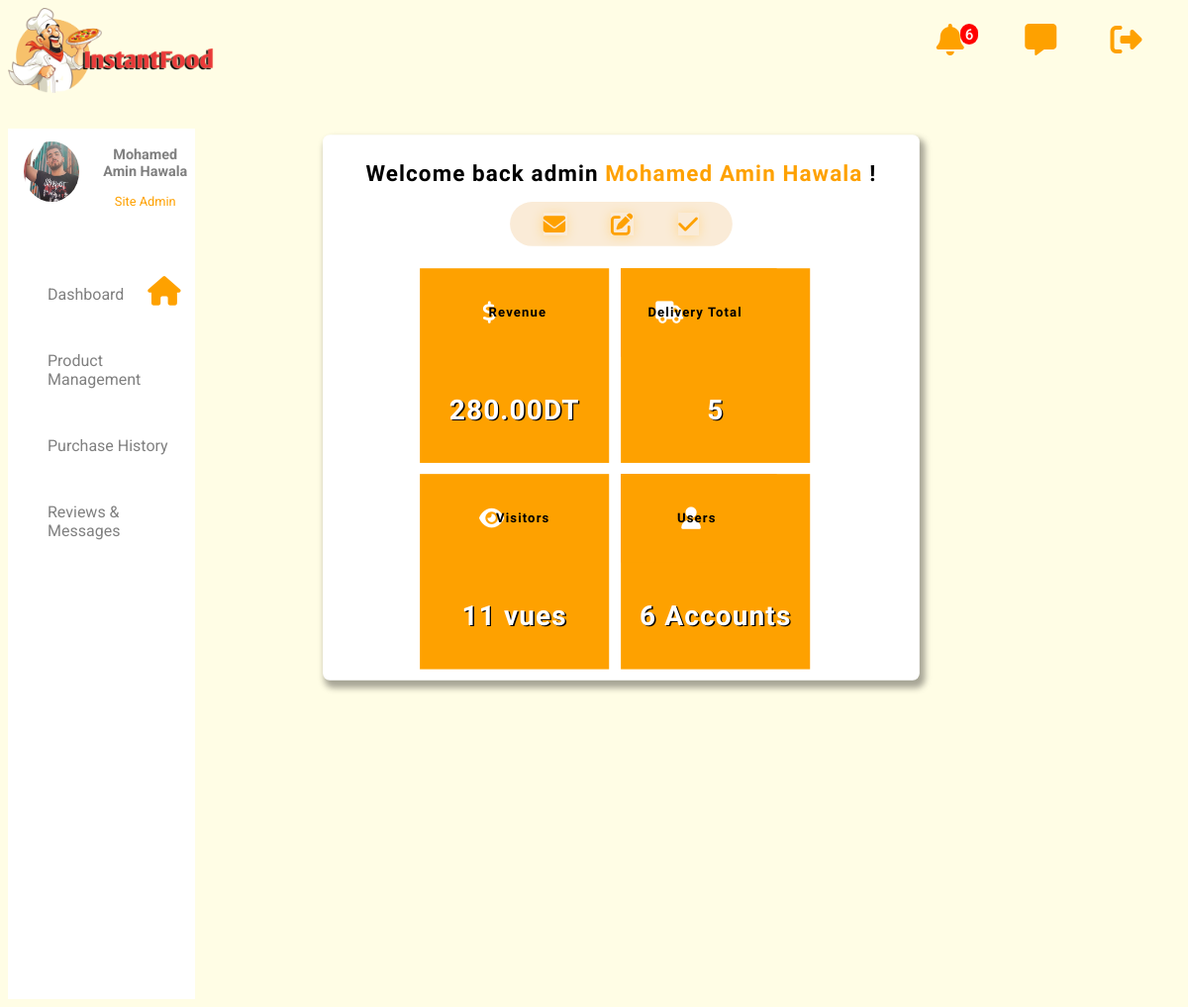
The page /dashboard.php (signed in) on the database its author committed.
### tables this page shows
CREATE TABLE `accounts` (
  `id` int(30) NOT NULL,
  `first_name` varchar(30) NOT NULL,
  `last_name` varchar(30) NOT NULL,
  `email` varchar(30) NOT NULL,
  `phone_number` int(11) DEFAULT NULL,
  `password` varchar(30) DEFAULT NULL,
  `address` varchar(60) DEFAULT NULL,
  `role` varchar(20) DEFAULT NULL
);

CREATE TABLE `siteinfo` (
  `id` int(11) NOT NULL,
  `visit_num` int(11) NOT NULL,
  `delivery_num` int(11) NOT NULL,
  `totatrevenu` float NOT NULL
);

### dashboard.php (the view, shortened to what this page needs)
<?php
    include('connection.php');
    $id = $_COOKIE['id'];
    $query = " select * from accounts where id=$id";
    $result = mysqli_query($con, $query);
    $data = mysqli_fetch_assoc($result);
    $fullname = $data['first_name'].' '.$data['last_name'] ;
    $siteid = 1;
    $sql = "select * from siteinfo where id=$siteid";
    $result2 = mysqli_query($con, $sql);
    $data2 = mysqli_fetch_assoc($result2);
?>
<!DOCTYPE html>
<html lang="en">
<head>
    <link href="node_modules\@fortawesome\fontawesome-free\css\fontawesome.css" rel="stylesheet">
    <link href="node_modules\@fortawesome\fontawesome-free\css\brands.css" rel="stylesheet">
    <link href="node_modules\@fortawesome\fontawesome-free\css\solid.css" rel="stylesheet">
</head>
<body>
<?php include('navbaradmin.php'); ?>
<div class="flex-container">
    <div class="sidebar">
            <?php include('sidebar.php'); ?>
    </div>
    <div class="container ">
        <h1>Welcome back admin <span style="color: rgb(254 161 0);"><?php echo  $fullname ?> </span>! </h1>
        <div class="container2" style="display: flex;max-width: max-content;margin:auto;padding: 2em;max-width: max-content;
    margin: auto;
    padding: 1em 3em;
    background: antiquewhite;
    margin-bottom: 2em;border-radius: 3em">
            <a href="feedbacks.php" style="text-decoration:none"><i class="fa-solid fa-envelope" ></i></a>
            <a href="productmangement.php" style="text-decoration:none"><i class="fa-solid fa-pen-to-square"></i></a>
            <a href="purchasehistory.php" style="text-decoration:none"><i class="fas fa-check" style="margin-right: 0;"></i></a>
        </div>
        <div class="layout" style="display:flex; max-width: inherit;
    width: inherit;
    margin: auto;">
            <div class="box">
                <div class="viewers" >
                <i class="fa-sharp fa-solid fa-dollar-sign" style=" margin: auto;color:white;margin-right: -1.7em;"></i>
                    <h3 style="margin: auto" >Revenue</h3>
                </div>
                <h4><?php echo number_format($data2['totatrevenu'],2)?>DT</h4>
            </div>
            <div class="box">
                <div class="users">
                    <i class="fa-solid fa-truck" style=" margin: auto;color:white;" ></i>
                    <h3 style="margin: auto; margin-left: -2.9em;">Delivery Total</h3>
                </div>
                <h4><?php echo $data2['delivery_num']?></h4>
            </div>
        </div>
        <div style="display:flex; max-width: inherit;
    width: inherit;
    margin: auto;">
            <div class="box">
                <div class="viewers" >
                    <i class="fa-sharp fa-solid fa-eye" style=" margin: auto;color:white;"></i>
                    <h3 style="margin: auto;margin-left: -2.7em;">Visitors</h3>
                </div>
                <h4><?php echo $data2['visit_num']?> vues</h4>
            </div>
            <div class="box">
                <div class="users">
                    <i class="fa-solid fa-user" style=" margin: auto;color:white;" ></i>
                    <h3 style="margin: auto;margin-left: -4em;">Users</h3>
                </div>
                <h4><?php echo $count?> Accounts</h4>
            </div>
        </div>
</div>
    </div>
</body>
</html>

### dashboard.php (style rules this page uses)
.container { width: 70%; position: relative; float: right; height: min-content; text-align: center; background: white; border-radius: 10px; box-shadow: 5px 8px 9px 3px rgb(0 0 0 / 35%); padding: 1em; font-family: 'Fjalla One'; letter-spacing: 0.1em; transform: scale(0.7, 0.7); margin-top: -5em; }
.flex-container { display: flex; }
.viewers { display: flex; padding: 3em; }
.box { width: 50%; margin: auto; background: rgb(254 161 0); margin-right: 1.1em; }
.users { display: flex; padding: 3em; margin-right: 3em; background: rgb(254 161 0); }
.layout div { margin-bottom:1em; }
.box h4 { font-size: 2.5em; color: white; text-shadow: 2px 2px black; }
.container2 { display: flex; max-width: inherit; width: inherit; margin: auto; padding: 2em; }
.container2 i { margin-right:2em; box-shadow: -1px 2px 16px 0px #ffd994 }

### navbaradmin.php (style rules this page uses)
body { background: #fffde5; }
.sidebar { margin-top: 2em; background:white; height: 110vh; max-width: 16%; }
a { text-decoration: none; color:grey; font-family:roboto }
i { color: rgb(254 161 0); font-size: 2em; float: right; margin-right: 0.5em; }

### sidebar.php (style rules this page uses)
body { background: #fffde5; }
.sidebar { margin-top: 2em; background:white; height: 110vh; max-width: 16%; float: left; }
a { text-decoration: none; color:grey; font-family:roboto }
i { color: rgb(254 161 0); font-size: 2em; float: right; margin-right: 0.5em; }

### rows shown on the page
accounts: fullname "Mohamed Amin Hawala"
siteinfo: totatrevenu "280.00", delivery_num "5", visit_num "11"

### other values the page prints
$count "6"
